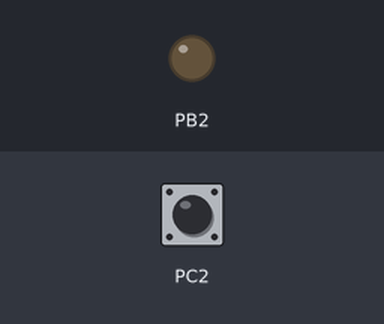
Bench run of a program on a simulated ATmega328P, built with avr-gcc and emulated at 16 MHz. Shown: output pins drawn as LEDs (lit = HIGH). The test bench sets the inputs (shaded band); at power-on: PC2 HIGH.

Above: at 1.2 s.
1.3 s: PC2 pulled LOW for 0.15 s
At 2.2 s:
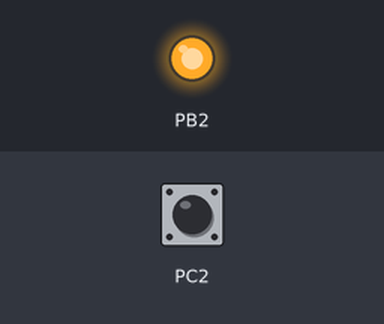
4.0 s: PC2 pulled LOW for 3.2 s
At 8.8 s:
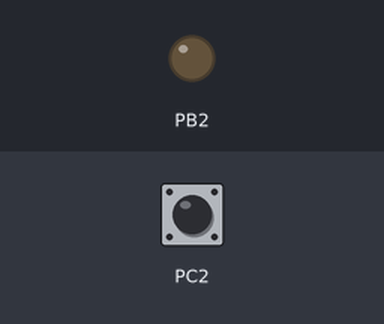
Timing chart, 0 to 10.3 s (numbered marks = the images above; inputs shaded):
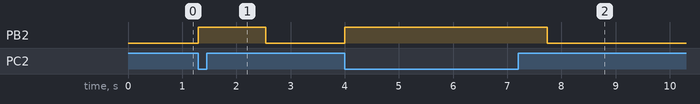

Measured:
- after the input at 1.3 s, PB2: LOW → HIGH at once, → LOW 1.2 s later
- after the input at 4.0 s, PB2: LOW → HIGH at once, → LOW 3.7 s later

The program:

main.c
```c
/*
 * DA2C_T2_Normal_OVF_C.c
 *
 * Created: 4/27/2019 7:44:35 PM
 * Author : acate
 */


#define F_CPU 16000000UL		// Used to slow delay from 16MHz to 1MHz (delay library)
#include <avr/io.h>				// Standard AVR Library
#include <avr/interrupt.h>		// AVR library containing interrupt functions
#include <util/delay.h>			// AVR library containing _delay_ms() function

#define LED 0b00000100			// Modify LED Bit (Currently: PB2)
#define SWITCH 0b00000100		// Modify SWITCH bit here (PC2 in program)
#define delay 19530				// 'delay = (16MHz*1.250s/1024) - 1' for 1250ms delay

volatile unsigned char i = 0;	// 8-bit Positive Counter 'i'

int main(void) {

	unsigned char d_end = delay/256;		// Quotient of Delay divided by Counter Size
	unsigned char d_leftover = delay%256;	// Remainder of Delay divided by Counter Size

	DDRB = LED;											// Set PB2 as an Output
	DDRC &= ~SWITCH;									// Set PC2 as an Input
	TIMSK0 |= (1 << TOIE0);								// Enable Timer0 Overflow Interrupt
	sei();												// Enable Global Interrupts
	TCCR0A = (0<<WGM01)|(0<<WGM00);						// Set WGM to Normal
	TCCR0B = (0<<WGM02)|(1<<CS02)|(0<<CS01)|(1<<CS00);	// Set WGM to Normal (Cont.), Prescaler '1024'

	while (1) {
		PORTB &= ~LED;						// Set Output LED PB2 to 'Low'
		PORTC |= SWITCH;					// Activate Pull-up on PC2 (resistor connected to VCC)
		if ((~PINC & SWITCH) == SWITCH){	// If SWITCH 'High' Turn LED 'ON' for 1250ms
			PORTB |= LED;					// Set Output LED PB2 to 'High'
			i = 0;							// Initialize Counter 'i' to zero
			while (i < d_end);				// Loop Counter 'i' until Delay Quotient is met
			while (TCNT0 < d_leftover);		// If Counter 'i' at end of delay, then finish remainder
			TCNT0 = 0x00;					// Restart Period and Timer0 from beginning
		}
	}
}

ISR(TIMER0_OVF_vect) {
	i++;							// Increment Counter 'i'
	return;							// Resume code from where interrupt left off
}
```
